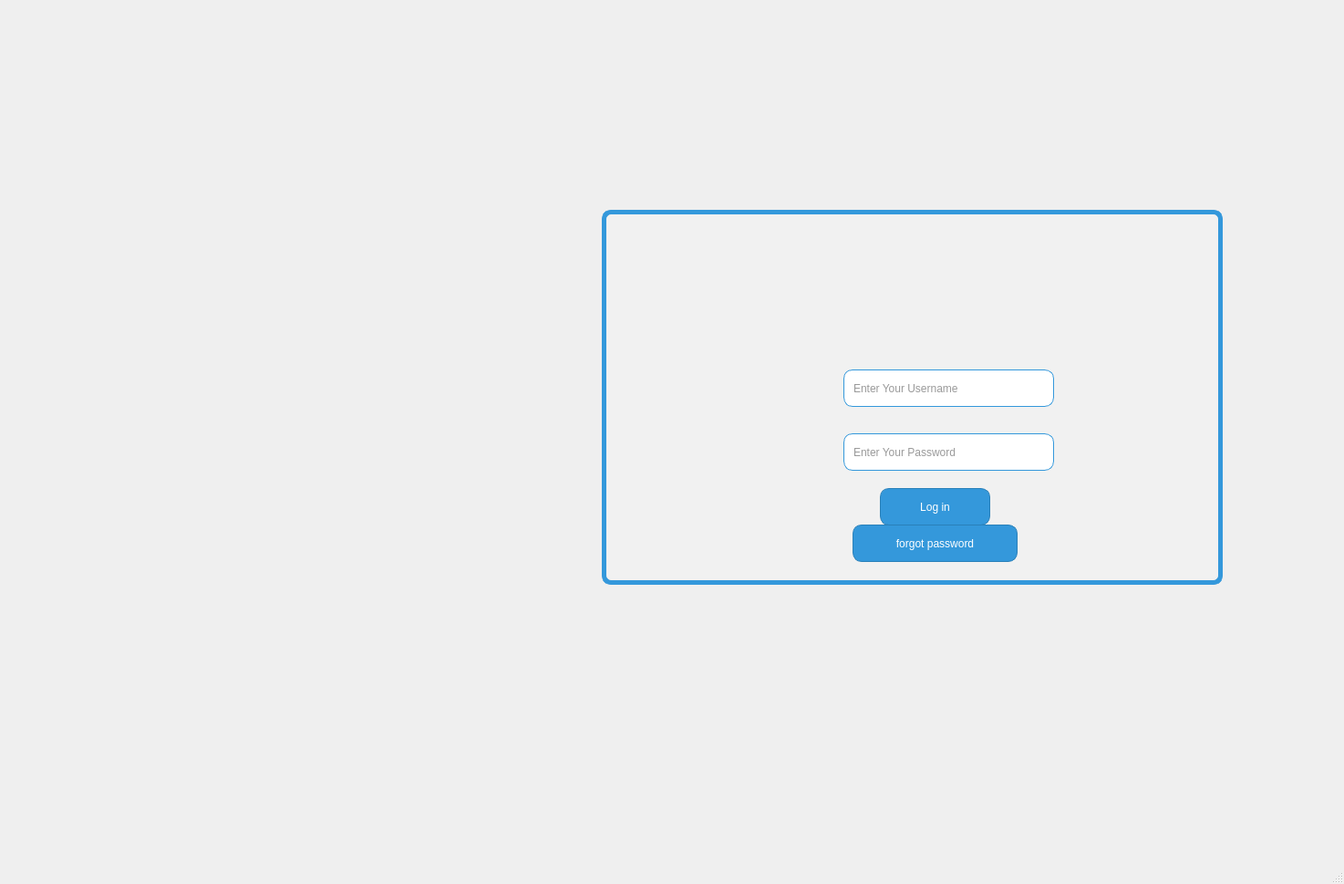
<?xml version="1.0" encoding="UTF-8"?>
<ui version="4.0">
 <class>MainWindow</class>
 <widget class="QMainWindow" name="MainWindow">
  <property name="geometry">
   <rect>
    <x>0</x>
    <y>0</y>
    <width>1474</width>
    <height>969</height>
   </rect>
  </property>
  <property name="windowTitle">
   <string>MainWindow</string>
  </property>
  <widget class="QWidget" name="centralwidget">
   <widget class="QStackedWidget" name="stackedWidget">
    <property name="geometry">
     <rect>
      <x>660</x>
      <y>230</y>
      <width>681</width>
      <height>411</height>
     </rect>
    </property>
    <property name="styleSheet">
     <string notr="true">/* styles.qss */

/* Set the default font color to white */
* {
    color: white;
}

/* Style for input boxes (assuming they are QLineEdit or similar) */
QLineEdit {
    background-color: #ffffff; /* White background for input boxes for clarity */
    border: 1px solid #3498db; /* Blue border */
    border-radius: 10px; /* Larger border radius for smooth edges */
    padding: 8px; /* Increased padding */
    color: #333; /* Text color inside input boxes */
}

/* Style for push buttons (assuming they are QPushButtons or similar) */
QPushButton {
    background-color: #3498db; /* Blue color for buttons */
    border: 1px solid #2980b9; /* Darker blue border for buttons */
    border-radius: 10px; /* Larger border radius for smooth edges */
    padding: 8px 16px; /* Adjusted padding */
    color: white; /* Text color on buttons */
}

/* Style for QStackedWidget */
QStackedWidget {
    background-color: rgba(255, 255, 255, 0.1); /* Very light semi-transparent white background for a subtle effect */
    border: 5px solid #3498db; /* Blue border */
    border-radius: 10px; /* Larger border radius for smooth edges */
    padding: 20px; /* Adjusted padding */
    backdrop-filter: blur(10px); /* Apply blur effect */
    /* Optionally add additional styling */
    box-shadow: 0 4px 8px rgba(0, 0, 0, 0.2); /* Slightly stronger shadow for depth */
    color: #333; /* Text color for better readability */
}

/* Style for dialogs */
QDialog {
    background-color: #3498db; /* Blue color for dialogs */
    border: 1px solid #2980b9; /* Darker blue border for dialogs */
    border-radius: 10px; /* Larger border radius for smooth edges */
    padding: 10px; /* Adjusted padding */
    color: white; /* Text color */
}

/* Additional styling for better appearance */
QPushButton:hover {
    background-color: #2980b9; /* Darker blue on hover */
}

QPushButton:pressed {
    background-color: #1f618d; /* Even darker blue when pressed */
}
</string>
    </property>
    <property name="currentIndex">
     <number>0</number>
    </property>
    <widget class="QWidget" name="page">
     <widget class="QLineEdit" name="lineEdituserr">
      <property name="geometry">
       <rect>
        <x>240</x>
        <y>150</y>
        <width>231</width>
        <height>41</height>
       </rect>
      </property>
      <property name="placeholderText">
       <string>Enter Your Username</string>
      </property>
     </widget>
     <widget class="QLabel" name="label_4">
      <property name="geometry">
       <rect>
        <x>190</x>
        <y>160</y>
        <width>61</width>
        <height>21</height>
       </rect>
      </property>
      <property name="styleSheet">
       <string notr="true">image: url(:/img/img/user_747376.png);</string>
      </property>
      <property name="text">
       <string/>
      </property>
     </widget>
     <widget class="QLineEdit" name="lineEdipasswordd">
      <property name="geometry">
       <rect>
        <x>240</x>
        <y>220</y>
        <width>231</width>
        <height>41</height>
       </rect>
      </property>
      <property name="echoMode">
       <enum>QLineEdit::Password</enum>
      </property>
      <property name="placeholderText">
       <string>Enter Your Password</string>
      </property>
     </widget>
     <widget class="QLabel" name="label_3">
      <property name="geometry">
       <rect>
        <x>190</x>
        <y>230</y>
        <width>51</width>
        <height>21</height>
       </rect>
      </property>
      <property name="styleSheet">
       <string notr="true">image: url(:/img/img/padlock.png);</string>
      </property>
      <property name="text">
       <string/>
      </property>
     </widget>
     <widget class="QPushButton" name="forgot_pb">
      <property name="geometry">
       <rect>
        <x>250</x>
        <y>320</y>
        <width>181</width>
        <height>41</height>
       </rect>
      </property>
      <property name="styleSheet">
       <string notr="true">QPushButton { background-color: transparent;
	font: 63 10pt &quot;Montserrat SemiBold&quot;;
color: Black;
 text-decoration: underline;
border: none };
</string>
      </property>
      <property name="text">
       <string>forgot password</string>
      </property>
     </widget>
     <widget class="QPushButton" name="pushButtonlog">
      <property name="geometry">
       <rect>
        <x>280</x>
        <y>280</y>
        <width>121</width>
        <height>41</height>
       </rect>
      </property>
      <property name="styleSheet">
       <string notr="true">font: 63 12pt &quot;Montserrat SemiBold&quot;;</string>
      </property>
      <property name="text">
       <string>Log in</string>
      </property>
     </widget>
    </widget>
    <widget class="QWidget" name="page_2">
     <widget class="QLineEdit" name="rcpt">
      <property name="geometry">
       <rect>
        <x>197</x>
        <y>211</y>
        <width>261</width>
        <height>36</height>
       </rect>
      </property>
      <property name="placeholderText">
       <string>Enter your Email address</string>
      </property>
     </widget>
     <widget class="QPushButton" name="sendBtn">
      <property name="geometry">
       <rect>
        <x>260</x>
        <y>280</y>
        <width>121</width>
        <height>31</height>
       </rect>
      </property>
      <property name="styleSheet">
       <string notr="true">font: 63 12pt &quot;Montserrat SemiBold&quot;;</string>
      </property>
      <property name="text">
       <string>Continue</string>
      </property>
     </widget>
     <widget class="QLabel" name="label">
      <property name="geometry">
       <rect>
        <x>50</x>
        <y>100</y>
        <width>531</width>
        <height>81</height>
       </rect>
      </property>
      <property name="styleSheet">
       <string notr="true">QLabel {
    color: black; /* Text color for labels */
	font: 63 14pt &quot;Montserrat SemiBold&quot;;
    margin: 5px; /* Adjust margin as needed */
}</string>
      </property>
      <property name="text">
       <string>&lt;html&gt;&lt;head/&gt;&lt;body&gt;&lt;p align=&quot;center&quot;&gt;&lt;span style=&quot; font-size:14pt; color:#000000;&quot;&gt;Enter your email associated with your account &lt;/span&gt;&lt;/p&gt;&lt;p align=&quot;center&quot;&gt;&lt;span style=&quot; font-size:14pt; color:#000000;&quot;&gt;and we'll send an email to reset your password&lt;/span&gt;&lt;/p&gt;&lt;/body&gt;&lt;/html&gt;</string>
      </property>
     </widget>
     <widget class="QLabel" name="label_8">
      <property name="geometry">
       <rect>
        <x>170</x>
        <y>40</y>
        <width>261</width>
        <height>41</height>
       </rect>
      </property>
      <property name="styleSheet">
       <string notr="true">QLabel {
    color: black; /* Text color for labels */
    font-size: 30px; /* Adjust font size as needed */
    font-weight: bold; /* Make the text bold if desired */
    margin: 5px; /* Adjust margin as needed */
}</string>
      </property>
      <property name="text">
       <string>Password reset</string>
      </property>
     </widget>
    </widget>
    <widget class="QWidget" name="page_4">
     <widget class="QLabel" name="label_11">
      <property name="geometry">
       <rect>
        <x>150</x>
        <y>30</y>
        <width>341</width>
        <height>71</height>
       </rect>
      </property>
      <property name="styleSheet">
       <string notr="true">QLabel {
    color: black; /* Text color for labels */
    font-size: 30px; /* Adjust font size as needed */
    font-weight: bold; /* Make the text bold if desired */
    margin: 5px; /* Adjust margin as needed */
}</string>
      </property>
      <property name="text">
       <string>Enter New Password</string>
      </property>
     </widget>
     <widget class="QLineEdit" name="pas2">
      <property name="geometry">
       <rect>
        <x>220</x>
        <y>200</y>
        <width>231</width>
        <height>31</height>
       </rect>
      </property>
      <property name="echoMode">
       <enum>QLineEdit::Password</enum>
      </property>
     </widget>
     <widget class="QLineEdit" name="pas1">
      <property name="geometry">
       <rect>
        <x>220</x>
        <y>130</y>
        <width>231</width>
        <height>31</height>
       </rect>
      </property>
     </widget>
     <widget class="QPushButton" name="cont_pb">
      <property name="geometry">
       <rect>
        <x>250</x>
        <y>260</y>
        <width>141</width>
        <height>41</height>
       </rect>
      </property>
      <property name="styleSheet">
       <string notr="true">font: 63 12pt &quot;Montserrat SemiBold&quot;;</string>
      </property>
      <property name="text">
       <string>Continue</string>
      </property>
     </widget>
     <widget class="QLabel" name="label_12">
      <property name="geometry">
       <rect>
        <x>80</x>
        <y>120</y>
        <width>121</width>
        <height>51</height>
       </rect>
      </property>
      <property name="styleSheet">
       <string notr="true">QLabel {
    color: black; /* Text color for labels */
    font-size: 15px; /* Adjust font size as needed */
    font-weight: bold; /* Make the text bold if desired */
    margin: 5px; /* Adjust margin as needed */
}</string>
      </property>
      <property name="text">
       <string>Old Password</string>
      </property>
     </widget>
     <widget class="QLabel" name="label_13">
      <property name="geometry">
       <rect>
        <x>80</x>
        <y>200</y>
        <width>131</width>
        <height>31</height>
       </rect>
      </property>
      <property name="styleSheet">
       <string notr="true">QLabel {
    color: black; /* Text color for labels */
    font-size: 15px; /* Adjust font size as needed */
    font-weight: bold; /* Make the text bold if desired */
    margin: 5px; /* Adjust margin as needed */
}</string>
      </property>
      <property name="text">
       <string>New Password</string>
      </property>
     </widget>
    </widget>
   </widget>
   <widget class="QLabel" name="label_5">
    <property name="geometry">
     <rect>
      <x>10</x>
      <y>10</y>
      <width>1470</width>
      <height>1000</height>
     </rect>
    </property>
    <property name="styleSheet">
     <string notr="true">border-image: url(:/img/img/R (1).jfif);</string>
    </property>
    <property name="text">
     <string/>
    </property>
   </widget>
   <widget class="QLabel" name="label_6">
    <property name="geometry">
     <rect>
      <x>1050</x>
      <y>530</y>
      <width>141</width>
      <height>91</height>
     </rect>
    </property>
    <property name="styleSheet">
     <string notr="true">border-image: url(:/img/img/99484734571a59fde41fc712a14c32c3.png);</string>
    </property>
    <property name="text">
     <string/>
    </property>
   </widget>
   <widget class="QLabel" name="label_2">
    <property name="geometry">
     <rect>
      <x>10</x>
      <y>170</y>
      <width>751</width>
      <height>461</height>
     </rect>
    </property>
    <property name="styleSheet">
     <string notr="true">border-image: url(:/img/img/dqzd.png);</string>
    </property>
    <property name="text">
     <string/>
    </property>
   </widget>
   <zorder>label_6</zorder>
   <zorder>label_5</zorder>
   <zorder>label_2</zorder>
   <zorder>stackedWidget</zorder>
  </widget>
  <widget class="QMenuBar" name="menubar">
   <property name="geometry">
    <rect>
     <x>0</x>
     <y>0</y>
     <width>1474</width>
     <height>26</height>
    </rect>
   </property>
  </widget>
  <widget class="QStatusBar" name="statusbar"/>
 </widget>
 <resources/>
 <connections/>
</ui>
